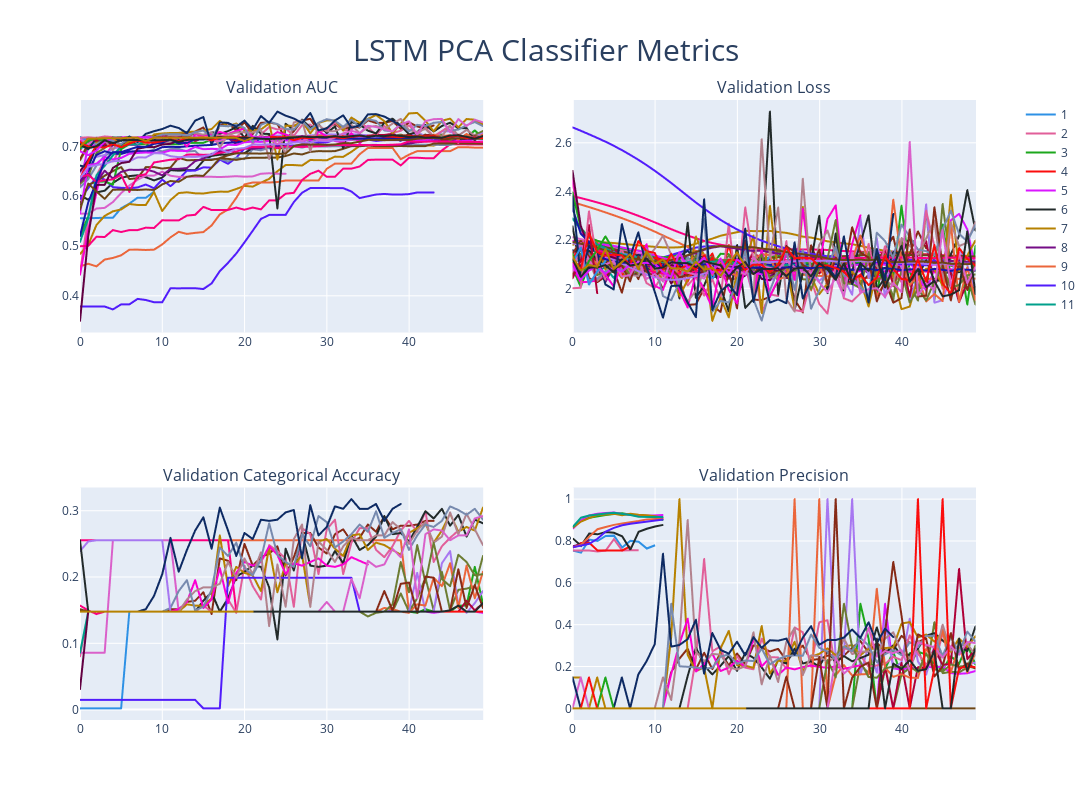

Source (notebook cell):
### Code cell
# Create subplots 2x2
fig = make_subplots(rows=2, cols=2, subplot_titles=('Validation AUC', 'Validation Loss', 'Validation Categorical Accuracy', 'Validation Precision'))

# Add multiple lines in structure
for trace in fig1.data:
    trace.showlegend = False
    fig.add_trace(trace, row=1, col=1)
for trace in fig2.data:
    trace.showlegend = False
    fig.add_trace(trace, row=1, col=2)
for trace in fig3.data:
    trace.showlegend = False
    fig.add_trace(trace, row=2, col=1)
for trace in fig4.data:
    trace.showlegend = False
    fig.add_trace(trace, row=2, col=2)

# Layout
fig.update_layout(height=800, width=1400)
fig.update_layout(
    title={'text': 'LSTM PCA Classifier Metrics', 'y': 0.95, 'x': 0.5, 'xanchor': 'center', 'yanchor': 'top'}, 
    showlegend = True, 
    legend=dict(x=1.05, y=1, traceorder='normal') # position legend
    )
fig.update_layout(title_font_size= 30)

# legend graph
legend_fig = px.line(distilbertclass, x="epoch", y="val_AUC", color='trail', color_discrete_sequence=px.colors.qualitative.Dark24)
for trace in legend_fig.data:
    trace.showlegend = True  
    fig.add_trace(trace, row=2, col=2)

fig.show()
